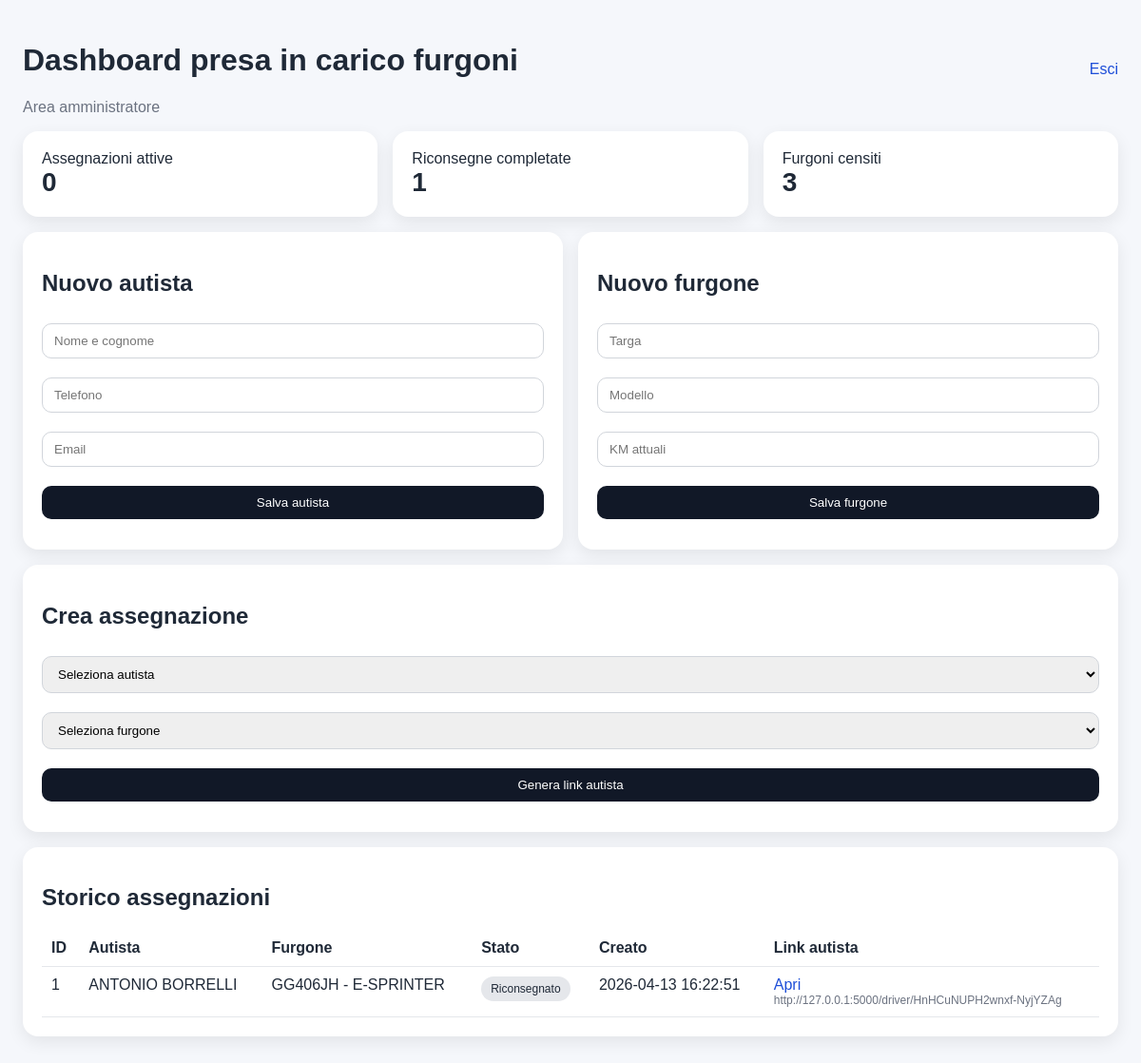
The page / (signed in) on the database its author committed.
### tables this page shows
CREATE TABLE assignments (
            id INTEGER PRIMARY KEY AUTOINCREMENT,
            driver_id INTEGER NOT NULL,
            van_id INTEGER NOT NULL,
            token TEXT NOT NULL UNIQUE,
            status TEXT NOT NULL DEFAULT 'Assegnato',
            created_at TEXT NOT NULL,
            pickup_at TEXT,
            return_at TEXT,
            pickup_km INTEGER,
            pickup_fuel TEXT,
            pickup_notes TEXT,
            pickup_signature TEXT,
            return_km INTEGER,
            return_fuel TEXT,
            return_notes TEXT,
            return_signature TEXT,
            body_ok INTEGER DEFAULT 0,
            tyres_ok INTEGER DEFAULT 0,
            docs_ok INTEGER DEFAULT 0,
            lights_ok INTEGER DEFAULT 0,
            is_closed INTEGER DEFAULT 0,
            FOREIGN KEY(driver_id) REFERENCES drivers(id),
            FOREIGN KEY(van_id) REFERENCES vans(id)
        );

CREATE TABLE drivers (
            id INTEGER PRIMARY KEY AUTOINCREMENT,
            full_name TEXT NOT NULL,
            phone TEXT,
            email TEXT
        );

CREATE TABLE vans (
            id INTEGER PRIMARY KEY AUTOINCREMENT,
            plate TEXT NOT NULL UNIQUE,
            model TEXT NOT NULL,
            current_km INTEGER DEFAULT 0,
            status TEXT DEFAULT 'Disponibile'
        );

### app.py (the view)
@app.route("/")
@login_required
def index() -> str:
    data = fetch_dashboard_data()
    return render_template("dashboard.html", **data)

### app.py (called while the page is built)
def get_db() -> sqlite3.Connection:
    if "db" not in g:
        g.db = sqlite3.connect(DB_PATH)
        g.db.row_factory = sqlite3.Row
    return g.db

def login_required(view):
    @wraps(view)
    def wrapped(*args, **kwargs):
        if not session.get("admin_logged_in"):
            return redirect(url_for("login"))
        return view(*args, **kwargs)
    return wrapped

### templates/dashboard.html (shortened to what this page needs)
{% extends 'base.html' %}
{% block content %}
<div class="topbar">
  <div>
    <h1>Dashboard presa in carico furgoni</h1>
    <div class="muted">Area amministratore</div>
  </div>
  <div><a href="{{ url_for('logout') }}">Esci</a></div>
</div>
<div class="grid grid-3">
  <div class="card"><div>Assegnazioni attive</div><div class="stats">{{ active_count }}</div></div>
  <div class="card"><div>Riconsegne completate</div><div class="stats">{{ completed_count }}</div></div>
  <div class="card"><div>Furgoni censiti</div><div class="stats">{{ vans|length }}</div></div>
</div>
<div class="grid grid-2">
  <div class="card">
    <h2>Nuovo autista</h2>
    <form method="post" action="{{ url_for('create_driver') }}">
      <input type="text" name="full_name" placeholder="Nome e cognome" required>
      <input type="text" name="phone" placeholder="Telefono">
      <input type="email" name="email" placeholder="Email">
      <button type="submit">Salva autista</button>
    </form>
  </div>
  <div class="card">
    <h2>Nuovo furgone</h2>
    <form method="post" action="{{ url_for('create_van') }}">
      <input type="text" name="plate" placeholder="Targa" required>
      <input type="text" name="model" placeholder="Modello" required>
      <input type="number" name="current_km" placeholder="KM attuali">
      <button type="submit">Salva furgone</button>
    </form>
  </div>
</div>
<div class="card">
  <h2>Crea assegnazione</h2>
  <form method="post" action="{{ url_for('create_assignment') }}">
    <select name="driver_id" required>
      <option value="">Seleziona autista</option>
    </select>
    <select name="van_id" required>
      <option value="">Seleziona furgone</option>
    </select>
    <button type="submit">Genera link autista</button>
  </form>
</div>
<div class="card" style="overflow-x:auto;">
  <h2>Storico assegnazioni</h2>
  <table>
    <thead>
      <tr>
        <th>ID</th>
        <th>Autista</th>
        <th>Furgone</th>
        <th>Stato</th>
        <th>Creato</th>
        <th>Link autista</th>
      </tr>
    </thead>
    <tbody>
      {% for a in assignments %}
      <tr>
        <td>{{ a.id }}</td>
        <td>{{ a.driver_name }}</td>
        <td>{{ a.plate }} - {{ a.model }}</td>
        <td><span class="badge">{{ a.status }}</span></td>
        <td>{{ a.created_at }}</td>
        <td>
          <a href="{{ url_for('driver_portal', token=a.token) }}" target="_blank">Apri</a>
          <div class="small">{{ app_base_url }}{{ url_for('driver_portal', token=a.token) }}</div>
        </td>
      </tr>
      {% endfor %}
    </tbody>
  </table>
</div>
{% endblock %}

### templates/base.html (shortened to what this page needs)
<!doctype html>
<html lang="it">
<head>
</head>
<body>
  <div class="container">
    {% block content %}{% endblock %}
  </div>
</body>
</html>

### templates/base.html (style rules this page uses)
body { font-family: Arial, sans-serif; margin: 0; background: #f5f7fb; color: #1f2937; }
.container { max-width: 1200px; margin: 0 auto; padding: 24px; }
.card { background: #fff; border-radius: 16px; padding: 20px; box-shadow: 0 6px 18px rgba(0,0,0,0.08); margin-bottom: 16px; }
.grid { display: grid; gap: 16px; }
.grid-2 { grid-template-columns: repeat(auto-fit, minmax(320px, 1fr)); }
.grid-3 { grid-template-columns: repeat(auto-fit, minmax(220px, 1fr)); }
input, select, textarea, button { width: 100%; padding: 10px 12px; margin-top: 8px; margin-bottom: 12px; border: 1px solid #d1d5db; border-radius: 10px; box-sizing: border-box; }
button { background: #111827; color: white; border: none; cursor: pointer; }
a { color: #1d4ed8; text-decoration: none; }
table { width: 100%; border-collapse: collapse; }
th, td { padding: 10px; border-bottom: 1px solid #e5e7eb; text-align: left; vertical-align: top; }
.badge { display: inline-block; padding: 6px 10px; border-radius: 999px; font-size: 12px; background: #e5e7eb; }
.small { font-size: 12px; color: #6b7280; word-break: break-all; }
.topbar { display:flex; justify-content:space-between; align-items:center; gap:12px; margin-bottom:16px; }
.stats { font-size: 28px; font-weight: bold; }
.muted { color: #6b7280; }

### rows shown on the page
assignments: id "1", driver_name "ANTONIO BORRELLI", plate "GG406JH", model "E-SPRINTER", status "Riconsegnato", created_at "2026-04-13 16:22:51", app_base_url "http://127.0.0.1:5000", token "/driver/HnHCuNUPH2wnxf-NyjYZAg"

### other values the page prints
{{ active_count }} "0"
{{ completed_count }} "1"
{{ vans|length }} "3"
